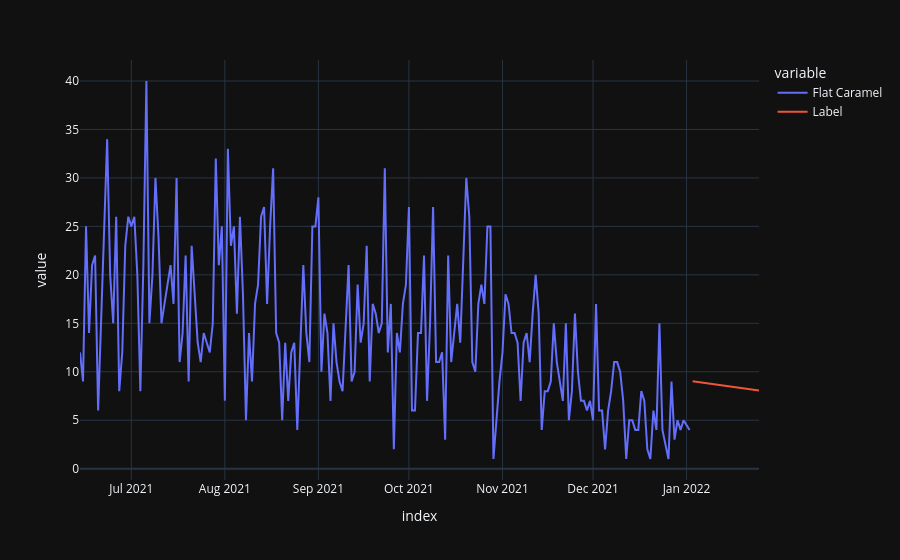

Write notebook code for a chart like this one.
### Code cell
# Finalizando o modelo
final_best = finalize_model(best)
# Gerando previsões futuras

future_dates = pd.date_range(start = '2022-01-03', end = '2022-01-25')
future_df = pd.DataFrame()

future_df['Series'] = np.arange(202,(202+len(future_dates)))
predictions_future = predict_model(final_best, data=future_df)

concat_df = pd.concat([flat_caramel_2,predictions_future], axis=0)
concat_df_i = pd.date_range(start='2021-06-14', end = '2022-01-25').drop("2021-12-25").drop("2022-01-01")
concat_df.set_index(concat_df_i, inplace=True)
fig = px.line(concat_df, x=concat_df.index, y=["Flat Caramel", "Label"], template = 'plotly_dark')
fig.show()

### Figure 1 — Plotly figure (JSON) as saved in the notebook; plotly's stock layout.template omitted (floating-point values rounded to 4 significant figures; data arrays with more than 128 entries replaced by an {"elided": "..."} marker saying what was removed)
{"data": [{"hovertemplate": "variable=Flat Caramel<br>index=%{x}<br>value=%{y}<extra></extra>", "legendgroup": "Flat Caramel", "line": {"color": "#636efa", "dash": "solid"}, "marker": {"symbol": "circle"}, "mode": "lines", "name": "Flat Caramel", "orientation": "v", "showlegend": true, "type": "scatter", "x": {"elided": "224 str values"}, "xaxis": "x", "y": {"elided": "224 int values"}, "yaxis": "y"}, {"hovertemplate": "variable=Label<br>index=%{x}<br>value=%{y}<extra></extra>", "legendgroup": "Label", "line": {"color": "#EF553B", "dash": "solid"}, "marker": {"symbol": "circle"}, "mode": "lines", "name": "Label", "orientation": "v", "showlegend": true, "type": "scatter", "x": {"elided": "224 str values"}, "xaxis": "x", "y": {"elided": "224 float values"}, "yaxis": "y"}], "layout": {"autosize": true, "legend": {"title": {"text": "variable"}, "tracegroupgap": 0}, "margin": {"t": 60}, "xaxis": {"anchor": "y", "autorange": true, "domain": [0, 1], "range": ["2021-06-14", "2022-01-25"], "title": {"text": "index"}, "type": "date"}, "yaxis": {"anchor": "x", "autorange": true, "domain": [0, 1], "range": [-1.167, 42.17], "title": {"text": "value"}, "type": "linear"}}}
